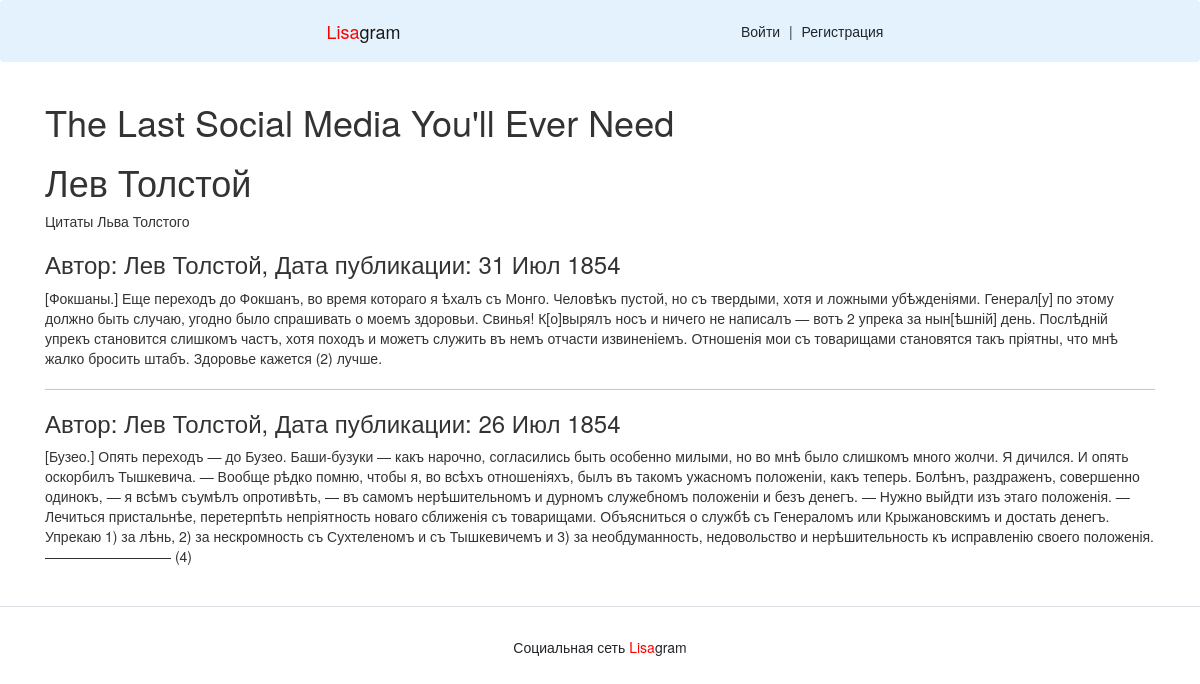
The page /group/lev on the database its author committed.
### posts/models.py (models this page shows, shortened)
class Group(models.Model):
    title = models.CharField(max_length=200, verbose_name='Name')
    slug = models.SlugField(verbose_name='SLug', unique=True)
    description = models.TextField(verbose_name='Text')

class Post(models.Model):
    text = models.TextField(verbose_name='text')
    pub_date = models.DateTimeField('date published', auto_now_add=True)
    author = models.ForeignKey(User, on_delete=models.CASCADE)
    group = models.ForeignKey(Group, on_delete=models.CASCADE, blank=True, null=True)

### posts/views.py (the view)
# urls.py: path("group/<slug:slug>", views.group_posts, name='group'),
def group_posts(request, slug):
    group = get_object_or_404(Group, slug=slug)
    posts = Post.objects.filter(group=group).order_by("-pub_date")[:12]
    return render(request, "./group.html", {"group": group, "posts": posts})

### templates/group.html (shortened to what this page needs)
{% extends "base.html" %}
{% block content %}
    <h1>{{group.title}}</h1>
    <p>
        {{group.description}}
    </p>
    {% for post in posts %}
    <h3>
       Автор: {{ post.author.get_full_name }}, Дата публикации: {{ post.pub_date|date:"d M Y" }}
    </h3>
    <p>{{ post.text|linebreaksbr }}</p>
    {% if not forloop.last %}<hr>{% endif %}
    {% endfor %}
{% endblock %}

### rows shown on the page
Group: title "Лев Толстой", description "Цитаты Льва Толстого"
Post: author.get_full_name "Лев Толстой", pub_date "31 Июл 1854", text "[Фокшаны.] Еще переходъ до Фокшанъ, во время котораго я ѣхалъ съ Монго. Человѣкъ пустой, но съ твердыми, хотя и ложными убѣжденіями. Генерал[у] по этому должно быть случаю, угодно было спрашивать о моемъ здоровьи. Свинья! К[о]вырялъ носъ и ничего не написалъ — вотъ 2 упрека за нын[ѣшній] день. Послѣдній упрекъ становится слишкомъ частъ, хотя походъ и можетъ служить въ немъ отчасти извиненіемъ. Отношенія мои съ товарищами становятся такъ пріятны, что мнѣ жалко бросить штабъ. Здоровье кажется (2) лучше."
Post: author.get_full_name "Лев Толстой", pub_date "26 Июл 1854", text "[Бузео.] Опять переходъ — до Бузео. Баши-бузуки — какъ нарочно, согласились быть особенно милыми, но во мнѣ было слишкомъ много жолчи. Я дичился. И опять оскорбилъ Тышкевича. — Вообще рѣдко помню, чтобы я, во всѣхъ отношеніяхъ, былъ въ такомъ ужасномъ положеніи, какъ теперь. Болѣнъ, раздраженъ, совершенно одинокъ, — я всѣмъ съумѣлъ опротивѣть, — въ самомъ нерѣшительномъ и дурномъ служебномъ положеніи и безъ денегъ. — Нужно выйдти изъ этаго положенія. — Лечиться пристальнѣе, перетерпѣть непріятность новаго сближенія съ товарищами. Объясниться о службѣ съ Генераломъ или Крыжановскимъ и достать денегъ. Упрекаю 1) за лѣнь, 2) за нескромность съ Сухтеленомъ и съ Тышкевичемъ и 3) за…"
